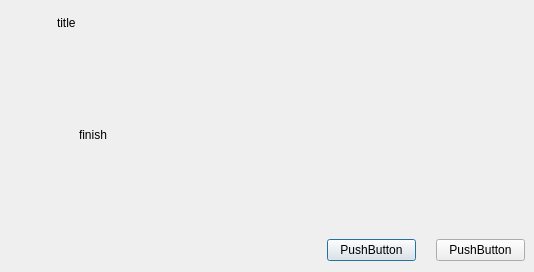
<?xml version="1.0" encoding="UTF-8"?>
<ui version="4.0">
 <class>GenieUpdate</class>
 <widget class="QDialog" name="GenieUpdate">
  <property name="geometry">
   <rect>
    <x>0</x>
    <y>0</y>
    <width>534</width>
    <height>272</height>
   </rect>
  </property>
  <property name="windowTitle">
   <string>GenieUpdate</string>
  </property>
  <layout class="QVBoxLayout" name="verticalLayout_3">
   <property name="leftMargin">
    <number>0</number>
   </property>
   <property name="topMargin">
    <number>0</number>
   </property>
   <property name="rightMargin">
    <number>0</number>
   </property>
   <property name="bottomMargin">
    <number>0</number>
   </property>
   <item>
    <widget class="QFrame" name="iframe">
     <property name="frameShape">
      <enum>QFrame::NoFrame</enum>
     </property>
     <property name="frameShadow">
      <enum>QFrame::Plain</enum>
     </property>
     <layout class="QGridLayout" name="gridLayout">
      <property name="topMargin">
       <number>14</number>
      </property>
      <property name="bottomMargin">
       <number>10</number>
      </property>
      <property name="horizontalSpacing">
       <number>0</number>
      </property>
      <item row="0" column="0">
       <spacer name="horizontalSpacer_2">
        <property name="orientation">
         <enum>Qt::Horizontal</enum>
        </property>
        <property name="sizeType">
         <enum>QSizePolicy::Fixed</enum>
        </property>
        <property name="sizeHint" stdset="0">
         <size>
          <width>48</width>
          <height>18</height>
         </size>
        </property>
       </spacer>
      </item>
      <item row="0" column="1" colspan="2">
       <widget class="QLabel" name="label_title">
        <property name="sizePolicy">
         <sizepolicy hsizetype="Expanding" vsizetype="Preferred">
          <horstretch>0</horstretch>
          <verstretch>0</verstretch>
         </sizepolicy>
        </property>
        <property name="text">
         <string>title</string>
        </property>
       </widget>
      </item>
      <item row="1" column="0" colspan="3">
       <widget class="QStackedWidget" name="stack">
        <property name="currentIndex">
         <number>3</number>
        </property>
        <widget class="QWidget" name="p1_getdisp">
         <layout class="QVBoxLayout" name="verticalLayout_2">
          <item>
           <widget class="QLabel" name="lab_start">
            <property name="text">
             <string>start</string>
            </property>
           </widget>
          </item>
         </layout>
        </widget>
        <widget class="QWidget" name="p2_releasenote">
         <layout class="QHBoxLayout" name="horizontalLayout_2">
          <item>
           <widget class="QPlainTextEdit" name="edt_releasenote">
            <property name="enabled">
             <bool>true</bool>
            </property>
            <property name="focusPolicy">
             <enum>Qt::NoFocus</enum>
            </property>
            <property name="textInteractionFlags">
             <set>Qt::TextSelectableByKeyboard|Qt::TextSelectableByMouse</set>
            </property>
           </widget>
          </item>
         </layout>
        </widget>
        <widget class="QWidget" name="p3_progress">
         <layout class="QGridLayout" name="gridLayout_2">
          <item row="0" column="0" colspan="2">
           <widget class="QProgressBar" name="progressBar">
            <property name="value">
             <number>24</number>
            </property>
           </widget>
          </item>
          <item row="1" column="0" colspan="2">
           <widget class="QLabel" name="lab_getting">
            <property name="text">
             <string>TextLabel</string>
            </property>
           </widget>
          </item>
          <item row="3" column="0">
           <widget class="QLabel" name="lab_remain_l">
            <property name="text">
             <string>TextLabel</string>
            </property>
           </widget>
          </item>
          <item row="3" column="1">
           <widget class="QLabel" name="lab_remain_r">
            <property name="text">
             <string/>
            </property>
           </widget>
          </item>
         </layout>
        </widget>
        <widget class="QWidget" name="p4_finish">
         <layout class="QHBoxLayout" name="horizontalLayout_3">
          <property name="spacing">
           <number>8</number>
          </property>
          <property name="leftMargin">
           <number>12</number>
          </property>
          <property name="topMargin">
           <number>0</number>
          </property>
          <property name="rightMargin">
           <number>0</number>
          </property>
          <property name="bottomMargin">
           <number>0</number>
          </property>
          <item>
           <widget class="QLabel" name="lab_finish_ico">
            <property name="minimumSize">
             <size>
              <width>50</width>
              <height>0</height>
             </size>
            </property>
            <property name="maximumSize">
             <size>
              <width>50</width>
              <height>16777215</height>
             </size>
            </property>
            <property name="text">
             <string/>
            </property>
           </widget>
          </item>
          <item>
           <widget class="QLabel" name="lab_finish_text">
            <property name="sizePolicy">
             <sizepolicy hsizetype="Expanding" vsizetype="Preferred">
              <horstretch>0</horstretch>
              <verstretch>0</verstretch>
             </sizepolicy>
            </property>
            <property name="text">
             <string>finish</string>
            </property>
            <property name="wordWrap">
             <bool>true</bool>
            </property>
           </widget>
          </item>
         </layout>
        </widget>
       </widget>
      </item>
      <item row="2" column="0" colspan="2">
       <spacer name="horizontalSpacer">
        <property name="orientation">
         <enum>Qt::Horizontal</enum>
        </property>
        <property name="sizeHint" stdset="0">
         <size>
          <width>318</width>
          <height>24</height>
         </size>
        </property>
       </spacer>
      </item>
      <item row="2" column="2">
       <layout class="QHBoxLayout" name="horizontalLayout_4">
        <property name="spacing">
         <number>20</number>
        </property>
        <item>
         <widget class="QPushButton" name="but_left">
          <property name="text">
           <string>PushButton</string>
          </property>
         </widget>
        </item>
        <item>
         <widget class="QPushButton" name="but_right">
          <property name="text">
           <string>PushButton</string>
          </property>
         </widget>
        </item>
       </layout>
      </item>
     </layout>
    </widget>
   </item>
  </layout>
 </widget>
 <resources/>
 <connections>
  <connection>
   <sender>but_right</sender>
   <signal>clicked()</signal>
   <receiver>GenieUpdate</receiver>
   <slot>reject()</slot>
   <hints>
    <hint type="sourcelabel">
     <x>493</x>
     <y>226</y>
    </hint>
    <hint type="destinationlabel">
     <x>521</x>
     <y>171</y>
    </hint>
   </hints>
  </connection>
 </connections>
</ui>
